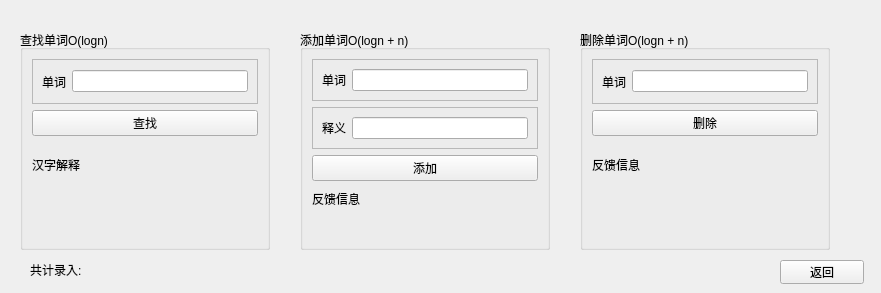
<?xml version="1.0" encoding="UTF-8"?>
<ui version="4.0">
 <class>Form1</class>
 <widget class="QWidget" name="Form1">
  <property name="geometry">
   <rect>
    <x>0</x>
    <y>0</y>
    <width>881</width>
    <height>293</height>
   </rect>
  </property>
  <property name="windowTitle">
   <string>英汉字典有序表</string>
  </property>
  <widget class="QGroupBox" name="groupBox">
   <property name="geometry">
    <rect>
     <x>20</x>
     <y>30</y>
     <width>250</width>
     <height>220</height>
    </rect>
   </property>
   <property name="title">
    <string>查找单词O(logn)</string>
   </property>
   <layout class="QVBoxLayout" name="verticalLayout">
    <item>
     <widget class="QFrame" name="frame">
      <property name="frameShape">
       <enum>QFrame::StyledPanel</enum>
      </property>
      <property name="frameShadow">
       <enum>QFrame::Raised</enum>
      </property>
      <layout class="QHBoxLayout" name="horizontalLayout">
       <item>
        <widget class="QLabel" name="label_7">
         <property name="text">
          <string>单词</string>
         </property>
        </widget>
       </item>
       <item>
        <widget class="QLineEdit" name="lineEdit"/>
       </item>
      </layout>
     </widget>
    </item>
    <item>
     <widget class="QPushButton" name="pushButton">
      <property name="text">
       <string>查找</string>
      </property>
     </widget>
    </item>
    <item>
     <widget class="QLabel" name="label_2">
      <property name="text">
       <string>汉字解释</string>
      </property>
     </widget>
    </item>
    <item>
     <widget class="QLabel" name="label_3">
      <property name="text">
       <string/>
      </property>
     </widget>
    </item>
   </layout>
  </widget>
  <widget class="QGroupBox" name="groupBox_2">
   <property name="geometry">
    <rect>
     <x>300</x>
     <y>30</y>
     <width>250</width>
     <height>220</height>
    </rect>
   </property>
   <property name="title">
    <string>添加单词O(logn + n)</string>
   </property>
   <layout class="QVBoxLayout" name="verticalLayout_2">
    <item>
     <widget class="QFrame" name="frame_2">
      <property name="frameShape">
       <enum>QFrame::StyledPanel</enum>
      </property>
      <property name="frameShadow">
       <enum>QFrame::Raised</enum>
      </property>
      <layout class="QHBoxLayout" name="horizontalLayout_2">
       <item>
        <widget class="QLabel" name="label_8">
         <property name="text">
          <string>单词</string>
         </property>
        </widget>
       </item>
       <item>
        <widget class="QLineEdit" name="lineEdit_2"/>
       </item>
      </layout>
     </widget>
    </item>
    <item>
     <widget class="QFrame" name="frame_3">
      <property name="frameShape">
       <enum>QFrame::StyledPanel</enum>
      </property>
      <property name="frameShadow">
       <enum>QFrame::Raised</enum>
      </property>
      <layout class="QHBoxLayout" name="horizontalLayout_3">
       <item>
        <widget class="QLabel" name="label_9">
         <property name="text">
          <string>释义</string>
         </property>
        </widget>
       </item>
       <item>
        <widget class="QLineEdit" name="lineEdit_4"/>
       </item>
      </layout>
     </widget>
    </item>
    <item>
     <widget class="QPushButton" name="pushButton_2">
      <property name="text">
       <string>添加</string>
      </property>
     </widget>
    </item>
    <item>
     <widget class="QLabel" name="label">
      <property name="text">
       <string>反馈信息</string>
      </property>
     </widget>
    </item>
    <item>
     <widget class="QLabel" name="label_4">
      <property name="text">
       <string/>
      </property>
     </widget>
    </item>
   </layout>
  </widget>
  <widget class="QGroupBox" name="groupBox_3">
   <property name="geometry">
    <rect>
     <x>580</x>
     <y>30</y>
     <width>250</width>
     <height>220</height>
    </rect>
   </property>
   <property name="title">
    <string>删除单词O(logn + n)</string>
   </property>
   <layout class="QVBoxLayout" name="verticalLayout_3">
    <item>
     <widget class="QFrame" name="frame_4">
      <property name="frameShape">
       <enum>QFrame::StyledPanel</enum>
      </property>
      <property name="frameShadow">
       <enum>QFrame::Raised</enum>
      </property>
      <layout class="QHBoxLayout" name="horizontalLayout_4">
       <item>
        <widget class="QLabel" name="label_10">
         <property name="text">
          <string>单词</string>
         </property>
        </widget>
       </item>
       <item>
        <widget class="QLineEdit" name="lineEdit_3"/>
       </item>
      </layout>
     </widget>
    </item>
    <item>
     <widget class="QPushButton" name="pushButton_3">
      <property name="text">
       <string>删除</string>
      </property>
     </widget>
    </item>
    <item>
     <widget class="QLabel" name="label_5">
      <property name="text">
       <string>反馈信息</string>
      </property>
     </widget>
    </item>
    <item>
     <widget class="QLabel" name="label_6">
      <property name="text">
       <string/>
      </property>
     </widget>
    </item>
   </layout>
  </widget>
  <widget class="QLabel" name="label_11">
   <property name="geometry">
    <rect>
     <x>30</x>
     <y>260</y>
     <width>71</width>
     <height>20</height>
    </rect>
   </property>
   <property name="text">
    <string>共计录入:</string>
   </property>
  </widget>
  <widget class="QLabel" name="label_12">
   <property name="geometry">
    <rect>
     <x>110</x>
     <y>260</y>
     <width>68</width>
     <height>15</height>
    </rect>
   </property>
   <property name="text">
    <string/>
   </property>
  </widget>
  <widget class="QPushButton" name="pushButton_4">
   <property name="geometry">
    <rect>
     <x>780</x>
     <y>260</y>
     <width>84</width>
     <height>24</height>
    </rect>
   </property>
   <property name="text">
    <string>返回</string>
   </property>
  </widget>
 </widget>
 <resources/>
 <connections/>
</ui>
